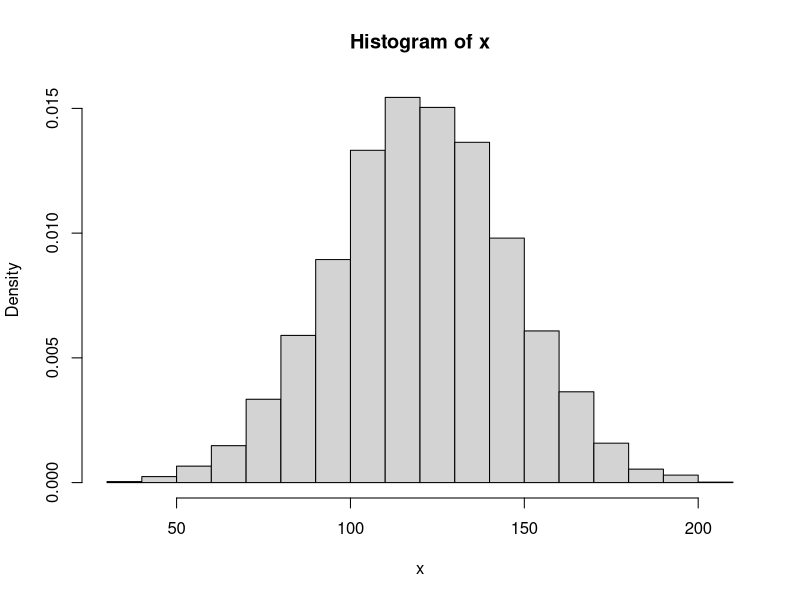
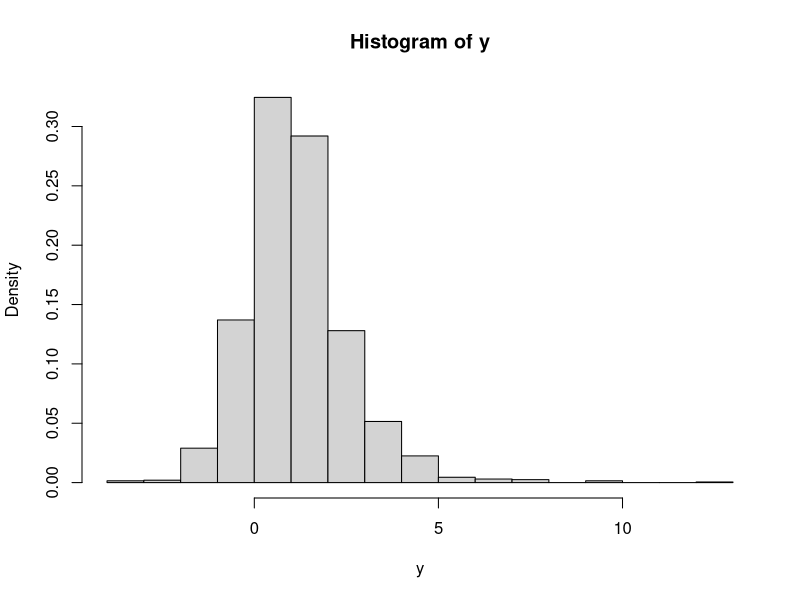
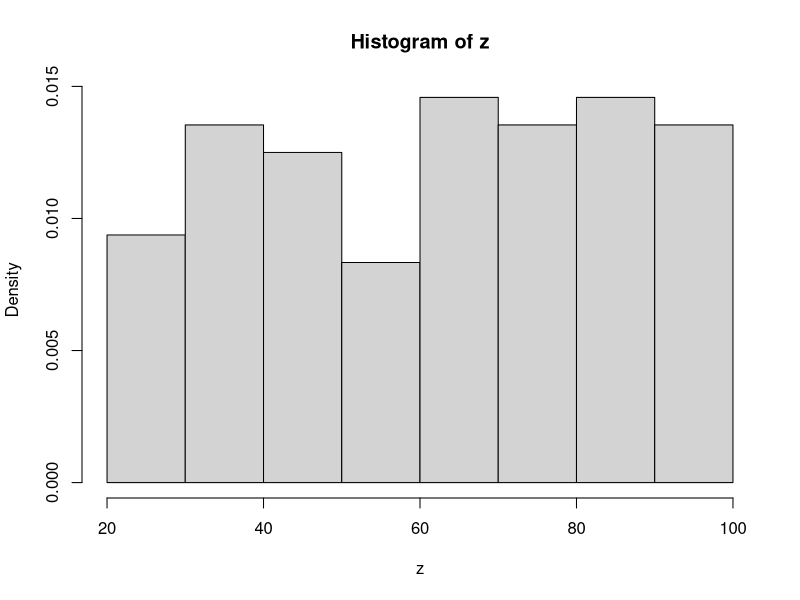

Recreate these plots in R, in order. (Note: this script raises an error after producing the figures.)
## ---- chunk 1
pnorm(21.3, mean=60, sd=28)

## ---- chunk 2
x <- rnorm(5000, mean=120, sd=25)
hist(x, probability=TRUE)

## ---- chunk 3
y<-rt(2000,5,1)
hist(y,probability = TRUE)
## ---- chunk 4
z<-runif(96, min=25, max=100)
hist(z,probability = TRUE)
## ---- chunk 5
hype<-KiGGS03_06$e0155
summary(hype)
plot(hype)
## ---- chunk 6
summary(hype)
202/17640
## ---- chunk 7
height<-KiGGS03_06$groeB
summary(height)
